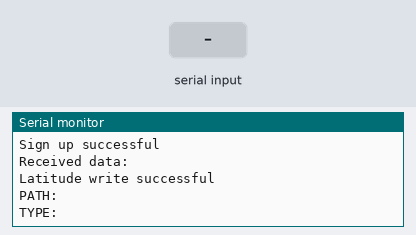
This sketch was run on a simulated ESP8266 (NodeMCU). Parts: the last lines printed to the serial monitor. The inputs (shaded band) are chosen by the test bench. WiFi joins after 1.5 s; servers stay silent unless stated.

Above: at 2.7 s.
2.8 s: "90,45,200\n" received over Serial
At 3.7 s:
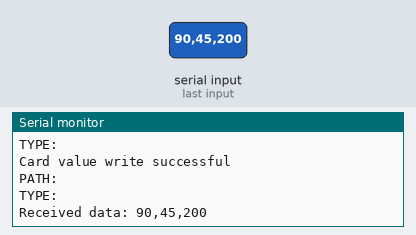
4.4 s: "90,45\n" received over Serial
At 5.1 s:
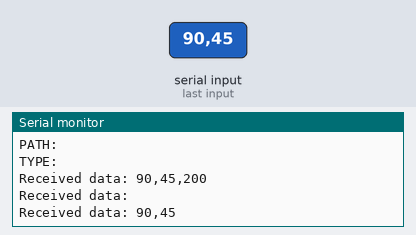

The sketch:

ard-sr2.ino
```cpp
#include <Arduino.h>
#if defined(ESP32)
  #include <WiFi.h>
#elif defined(ESP8266)
  #include <ESP8266WiFi.h>
#endif
//#include <FirebaseESP8266.h> // Adjust the library name for ESP32 if necessary
#include <Firebase_ESP_Client.h>

// Provide the token generation process info.
#include "addons/TokenHelper.h"
// Provide the RTDB payload printing info and other helper functions.
#include "addons/RTDBHelper.h"

// Insert your network credentials
#define WIFI_SSID "Wifi_top_floor"
#define WIFI_PASSWORD "87654321"
// Insert Firebase project API Key
#define API_KEY "AIzaSyBH73I4JZngWn34khOlLCtASl1xBQ50if8"

// Insert RTDB URL
#define DATABASE_URL "https://fireeeeee-2fd33-default-rtdb.firebaseio.com/"

// Define Firebase Data object
FirebaseData fbdo;

FirebaseAuth auth;
FirebaseConfig config;

unsigned long sendDataPrevMillis = 0;

bool signupOK = false;

void setup() {
  Serial.begin(115200);
  WiFi.begin(WIFI_SSID, WIFI_PASSWORD);
  Serial.print("Connecting to Wi-Fi");

  while (WiFi.status() != WL_CONNECTED){
    Serial.print(".");
    delay(300);
  }

  Serial.println();
  Serial.print("Connected with IP: ");
  Serial.println(WiFi.localIP());
  Serial.println();

  /* Assign the api key (required) */
  config.api_key = API_KEY;

  /* Assign the RTDB URL (required) */
  config.database_url = DATABASE_URL;

  /* Sign up */
  if (Firebase.signUp(&config, &auth, "", "")){
    Serial.println("Sign up successful");
    signupOK = true;
  }
  else{
    Serial.printf("Sign up failed. Reason: %s\n", config.signer.signupError.message.c_str());
  }

  /* Assign the callback function for the long-running token generation task */
  config.token_status_callback = tokenStatusCallback; // see addons/TokenHelper.h

  Firebase.begin(&config, &auth);
  Firebase.reconnectWiFi(true);
}

void loop() {

    String receivedData = Serial.readStringUntil('\n');
//    String receivedData = Serial.read();

    // Process the received data
     Serial.println("Received data: " + String(receivedData));

    // Split the received data by commas
    int commaIndex1 = receivedData.indexOf(',');
    int commaIndex2 = receivedData.indexOf(',', commaIndex1 + 1);

    // Extract the latitude, longitude, and card value from the received data
    int flexValue1 = receivedData.substring(0, commaIndex1).toInt();
    int flexValue2 = receivedData.substring(commaIndex1 + 1, commaIndex2).toInt();
    int flexValue3 = receivedData.substring(commaIndex2 + 1).toInt();


    // Print the extracted values
//    Serial.print(flexValue1);
//    Serial.print(",");
//    Serial.print(flexValue2);
//    Serial.print(",");
//    Serial.println(flexValue3);

    if (Firebase.ready() && signupOK && (millis() - sendDataPrevMillis > 15000 || sendDataPrevMillis == 0)){
      sendDataPrevMillis = millis();

      // Write an Int number to the database path "test/flexValue1"
      if (Firebase.RTDB.setInt(&fbdo, "test/string", flexValue1)){
        Serial.println("Latitude write successful");
        Serial.println("PATH: " + fbdo.dataPath());
        Serial.println("TYPE: " + fbdo.dataType());
      }
      else {
        Serial.println("Latitude write failed");
        Serial.println("REASON: " + fbdo.errorReason());
      }

      // Write an Int number to the database path "test/flexValue2"
      if (Firebase.RTDB.setInt(&fbdo, "test/string2", flexValue2)){
        Serial.println("Longitude write successful");
        Serial.println("PATH: " + fbdo.dataPath());
        Serial.println("TYPE: " + fbdo.dataType());
      }
      else {
        Serial.println("Longitude write failed");
        Serial.println("REASON: " + fbdo.errorReason());
      }

      // Write an Int number to the database path "test/flexValue3"
      if (Firebase.RTDB.setInt(&fbdo, "test/string3", flexValue3)){
        Serial.println("Card value write successful");
        Serial.println("PATH: " + fbdo.dataPath());
        Serial.println("TYPE: " + fbdo.dataType());
      }
      else {
        Serial.println("Card value write failed");
        Serial.println("REASON: " + fbdo.errorReason());
      }
    }

  delay(100);
}
```

Measured:
- after the input at 2.8 s, the serial monitor: prints a new line after 0.26 s (image 1)
- after the input at 4.4 s, the serial monitor: prints a new line at once (image 2)
